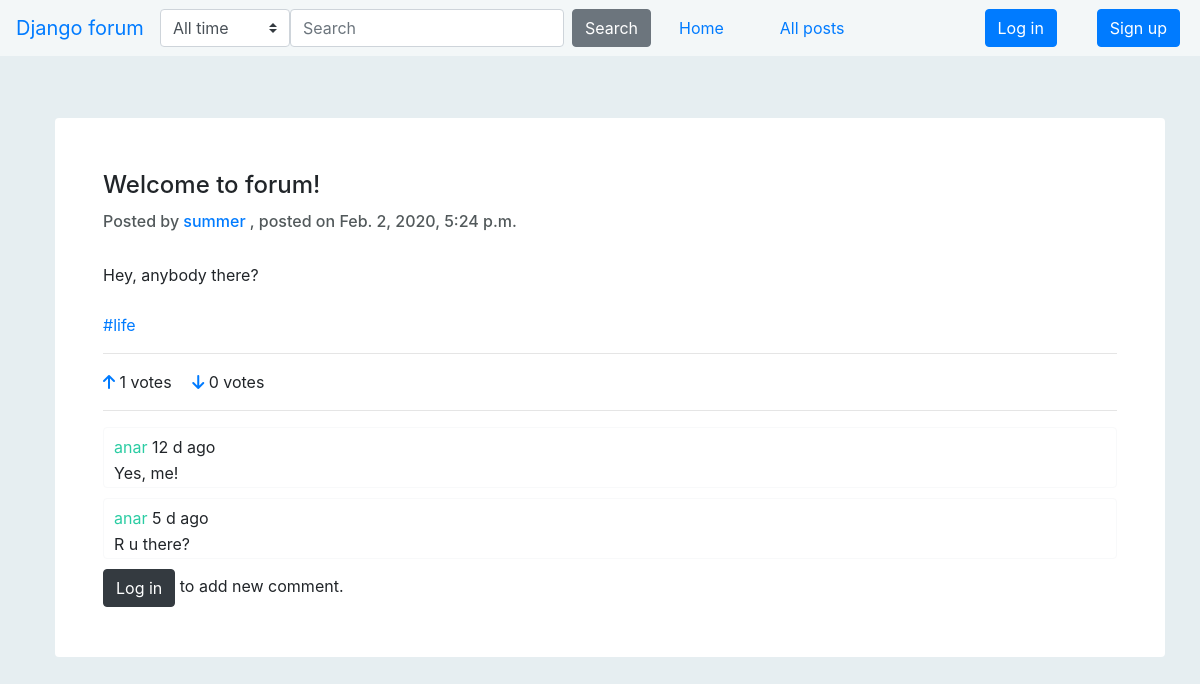
Page /forum/posts/1/ on the committed database.
### forum/models.py (models this page shows, shortened)
class Post(models.Model):
    title = models.CharField(max_length=100)
    body = models.TextField(max_length=1000)
    date_created = models.DateTimeField(auto_now_add=True)
    date_modified = models.DateTimeField(auto_now=True)
    author = models.ForeignKey(User, on_delete=models.CASCADE, null=True)
    topic = models.ManyToManyField(Topic, help_text="Select a topic for this post.")
    is_approved = models.BooleanField(default=False)
    votes_up = models.IntegerField(default=0, blank=True)
    votes_down = models.IntegerField(default=0, blank=True)
    def display_topic(self):
        return '  '.join('#' + topic.name for topic in self.topic.all())
    def topics_to_list(self):
        return [topic for topic in self.topic.all()]
    display_topic.short_description = 'Topic'

class Topic(models.Model):
    name = models.CharField(max_length=50, help_text="Name of the topic.")
    def __str__(self):
        return self.name
    class Meta:
        ordering = ['name']

class Comment(models.Model):
    text = models.TextField(max_length=500, help_text="Write your create_comment here.")
    author = models.ForeignKey(User, on_delete=models.CASCADE)
    date_created = models.DateTimeField(auto_now_add=True)
    post = models.ForeignKey(Post, on_delete=models.CASCADE)
    def get_time(self):
        def time_calculator(time):
            if time < 60:
                return time, 'm'
            if time // 60 < 24:
                return time // 60, 'h'
            else:
                return time // 60 // 24, 'd'
        time_passed = datetime.datetime.astimezone(datetime.datetime.now()) - self.date_created
        time, unit_of_time = time_calculator(round(time_passed.total_seconds()/60))
        return "{} {} ago".format(time, unit_of_time)
    class Meta:
        order_with_respect_to = 'post'

### authentication/models.py (models this page shows)
class User(AbstractUser):
    def get_absolute_url(self):
        """Returns the url to access a particular user instance."""
        return reverse('user-detail', args=[str(self.id)])

### forum/views.py (the view)
# urls.py: path('posts/<int:pk>/', views.PostDetailView.as_view(), name='post-detail'),
class PostDetailView(generic.DetailView):
    model = Post

### templates/forum/post_detail.html (shortened to what this page needs)
{% extends "base.html" %}
{% block head_content %}
    {% load static %}
    <link rel="stylesheet" href="{% static 'post_detail.css' %}">
{% endblock %}
{% block content %}
    <div class="container">
      <div class="card border-0 shadow my-5">
        <div class="card-body p-5">
            <h4 class="card-title">{{ post.title }}</h4>
            <h6 style="color: #52595B">Posted by <a href="{% url 'user-detail' post.author.id %}">{{ post.author }} </a>, posted on {{ post.date_created }}</h6>
            <br>
            <p class="card-text">{{ post.body }}</p>
            <br>
            <p> {% for topic in post.topics_to_list %}<a href="{% url 'posts-topic' topic.name  %}">#{{ topic }}  </a>{% endfor %}</p>
            <hr>
            <div class="row">
                <div class="col align-self-start">
                    {% if user.is_authenticated %}<a href="#" onclick="document.getElementById('voteup').submit()">{% else %}<a href="{% url 'login'%}?next={{request.path}}" class="login-btn">{% endif %}<i class="fas fa-arrow-up"></i></a></a> {{ post.votes_up }} votes&emsp;
                    {% if user.is_authenticated %}<a href="#" onclick="document.getElementById('votedown').submit()">{% else %}<a href="{% url 'login' %}?next={{request.path}}" class="login-btn">{% endif %}<i class="fas fa-arrow-down"></i></a></a> {{ post.votes_down }} votes
            </div>
            </div>
            <hr>
            {% if post.comment_set.count > 0 %}
                {% for create_comment in post.comment_set.all %}
                    <div class="card border-light">
                        <div class="card-body">
                            <p> <a style="color: #2BCCA3" href="">{{ create_comment.author}}</a> {{ create_comment.get_time }}</p>
                            <p> {{ create_comment.text }}</p>
                        </div>
                    </div>
                {% endfor %}
            {% else %}
                <p>No comments yet.</p>
                <br>
            {% endif %}
            {% if  user.is_authenticated %}
                <form method="post" action="{% url 'comment' post.id %}">
                    {% csrf_token %}
                    <div class="form-group">
                    <textarea class="form-control" name="comment_text" id="comment_text" rows="3"></textarea>
                  </div>
                    <input type="submit" class="btn btn btn-light" value="Add comment">
                </form>
            {% else %}
              <p> <a class="login-btn btn btn-dark" href="{% url 'login' %}?next={{request.path}}" role="button">Log in</a> to add new comment.</p>
            {% endif %}
        </div>
      </div>
    </div>
{% endblock %}

### forum/static/base.css (style rules this page uses)
body { background: #E6EEF1; padding-left: 20px; padding-top: 70px; }

### forum/static/post_detail.css (style rules this page uses)
.card-body { padding-top: 2px; padding-bottom: 0; padding-left: 10px; padding-right:0; margin-top: 5px; }
.card { margin-bottom: 10px; }
p { margin-bottom: 2px; }

### rows in the picture
Post: title "Welcome to forum!", author "summer", date_created "Feb. 2, 2020, 5:24 p.m.", body "Hey, anybody there?", votes_up "1", votes_down "0"
Topic: name "life"
Comment: author "anar", get_time "12 d ago", text "Yes, me!"
Comment: author "anar", get_time "5 d ago", text "R u there?"
